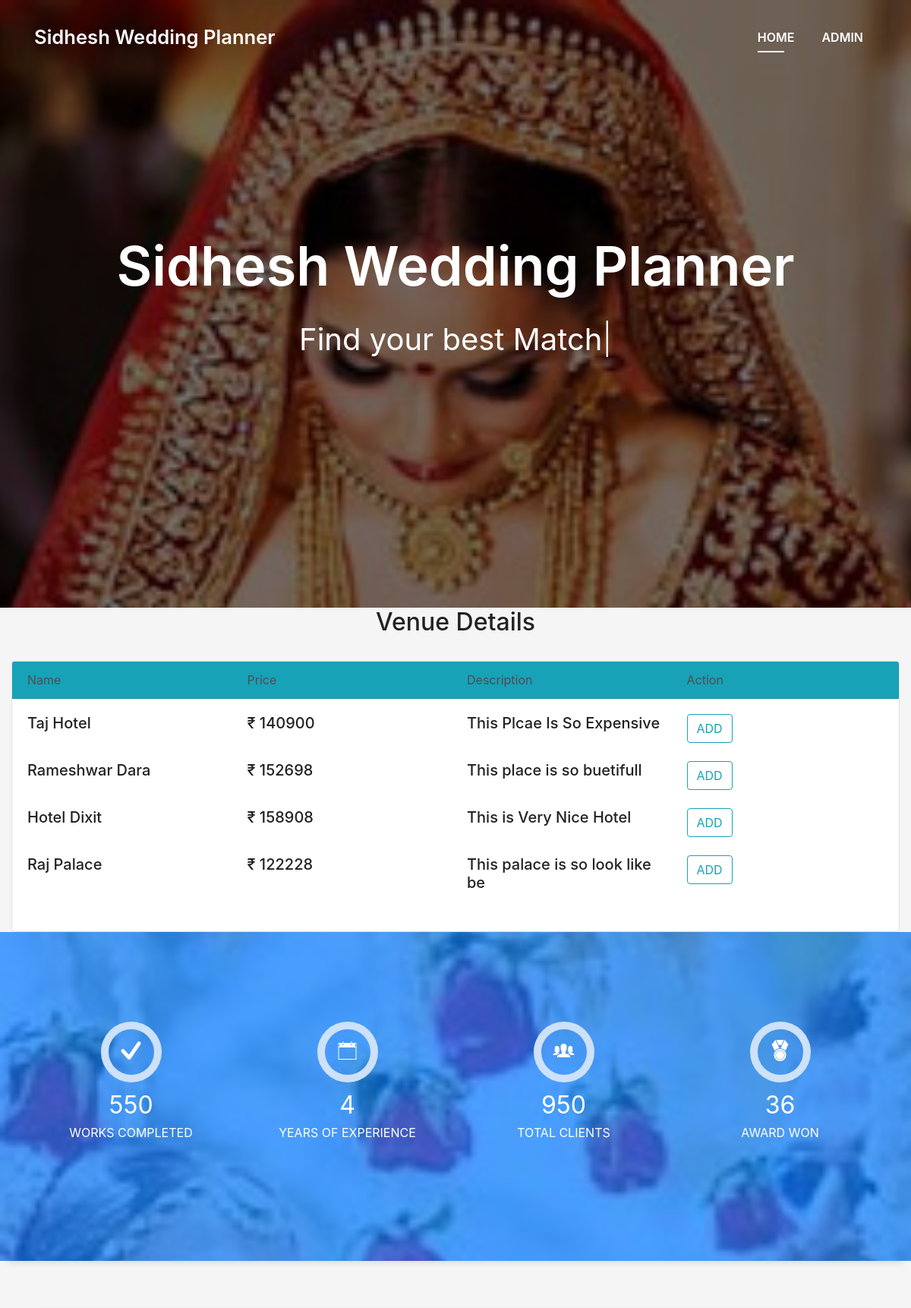
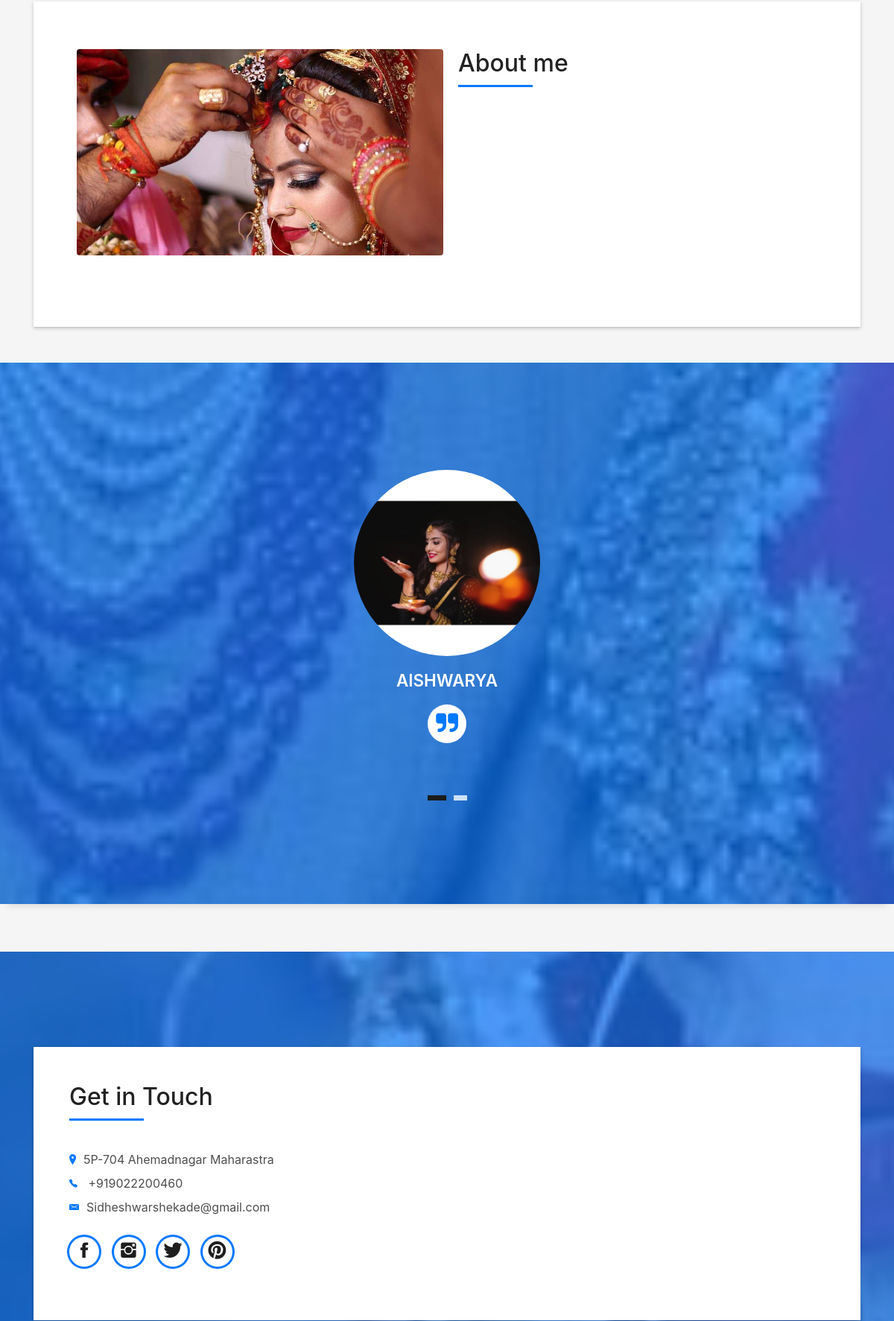
The app's page /venue.php (signed in, upper part) with its own data (2 pictures, top to bottom).
### tables this page shows
CREATE TABLE `venue` (
  `vid` int(11) NOT NULL,
  `name` varchar(30) NOT NULL,
  `price` varchar(30) NOT NULL,
  `descr` varchar(30) NOT NULL
);

### venue.php (the view, shortened to what this page needs)
<?php
  include('action.php');
?>
<!DOCTYPE html>
<html lang="en">
<head>
  <link href="lib/bootstrap/css/bootstrap.min.css" rel="stylesheet">
  <link href="lib/font-awesome/css/font-awesome.min.css" rel="stylesheet">
  <link href="lib/animate/animate.min.css" rel="stylesheet">
  <link href="lib/ionicons/css/ionicons.min.css" rel="stylesheet">
  <link href="lib/owlcarousel/assets/owl.carousel.min.css" rel="stylesheet">
  <link href="lib/lightbox/css/lightbox.min.css" rel="stylesheet">
  <link href="css/style.css" rel="stylesheet">
</head>
<body id="page-top">
  <nav class="navbar navbar-b navbar-trans navbar-expand-md fixed-top" id="mainNav">
    <div class="container">
      <a class="navbar-brand js-scroll" href="#page-top">Sidhesh Wedding Planner</a>
      <div class="navbar-collapse collapse justify-content-end" id="navbarDefault">
        <ul class="navbar-nav">
          <li class="nav-item">
            <a class="nav-link js-scroll active" href="profile.php">Home</a>
          </li>
           <li class="nav-item">
            <a class="nav-link js-scroll" href="#das"><?php echo $_SESSION['uname']; ?></a>
          </li>
        </ul>
      </div>
    </div>
  </nav>
  <div id="home" class="intro route bg-image" style="background-image: url(img/wed3.jpg)">
    <div class="overlay-itro"></div>
    <div class="intro-content display-table">
      <div class="table-cell">
        <div class="container">
          <h1 class="intro-title mb-4">Sidhesh Wedding Planner</h1>
          <p class="intro-subtitle"><span class="text-slider-items">Find your best Match,Make Your Wedding Memorable,Hire Us. Rest on Us</span><strong class="text-slider"></strong></p>
        </div>
      </div>
    </div>
  </div>
<div id="#das">
 <h2 class="text-center">Venue Details</h2>
  <br>
   <div class="container-fluid">
     <div class="card">
       <div class="card-header bg-info">
         <div class="row">
           <div class="col-md-3">Name</div>
           <div class="col-md-3">Price</div>
           <div class="col-md-3">Description</div>
           <div class="col-md-3">Action</div>
         </div>
       </div>
        <div class="card-body">
         <?php
            if (isset($_SESSION['uname'])) {
              $sql="SELECT * FROM venue";
              $run=mysqli_query($con,$sql);
              while ($row=mysqli_fetch_array($run)) {
                $name=$row['name'];
                $vid=$row['vid'];
                $price=$row['price'];
                $desc=$row['descr'];
                  echo " <div class='row'>
                        <div class='col-md-3'><h5>$name</h5></div>
                        <div class='col-md-3'><h5> ₹ $price</h5></div>
                        <div class='col-md-3'><h5>$desc</h5></div>
                        <div class='col-md-3'><a href='' class='btn btn-outline-info add1' rid='$vid'>ADD</a></div>
                       </div><br>";
              }
            }
          ?>
       </div>
     </div>
   </div>
</div>
  <div class="section-counter paralax-mf bg-image" style="background-image: url(img/wed.jpg)">
    <div class="overlay-mf"></div>
    <div class="container">
      <div class="row">
        <div class="col-sm-3 col-lg-3">
          <div class="counter-box counter-box pt-4 pt-md-0">
            <div class="counter-ico">
              <span class="ico-circle"><i class="ion-checkmark-round"></i></span>
            </div>
            <div class="counter-num">
              <p class="counter">550</p>
              <span class="counter-text">WORKS COMPLETED</span>
            </div>
          </div>
        </div>
        <div class="col-sm-3 col-lg-3">
          <div class="counter-box pt-4 pt-md-0">
            <div class="counter-ico">
              <span class="ico-circle"><i class="ion-ios-calendar-outline"></i></span>
            </div>
            <div class="counter-num">
              <p class="counter">4</p>
              <span class="counter-text">YEARS OF EXPERIENCE</span>
            </div>
          </div>
        </div>
        <div class="col-sm-3 col-lg-3">
          <div class="counter-box pt-4 pt-md-0">
            <div class="counter-ico">
              <span class="ico-circle"><i class="ion-ios-people"></i></span>
            </div>
            <div class="counter-num">
              <p class="counter">950</p>
              <span class="counter-text">TOTAL CLIENTS</span>
            </div>
          </div>
        </div>
        <div class="col-sm-3 col-lg-3">
          <div class="counter-box pt-4 pt-md-0">
            <div class="counter-ico">
              <span class="ico-circle"><i class="ion-ribbon-a"></i></span>
            </div>
            <div class="counter-num">
              <p class="counter">36</p>
              <span class="counter-text">AWARD WON</span>
            </div>
          </div>
        </div>
      </div>
    </div>
  </div>
 <section id="about" class="about-mf sect-pt4 route">
    <div class="container">
      <div class="row">
        <div class="col-sm-12">
          <div class="box-shadow-full">
            <div class="row">
              <div class="col-md-6">
                    <div class="about-img">
                      <img src="img/wed2.jpg" class="img-fluid rounded b-shadow-a" alt="">
                    </div>
              </div>
              <div class="col-md-6">
                <div class="about-me pt-4 pt-md-0">
                  <div class="title-box-2">
                    <h5 class="title-left">
                      About me
                    </h5>
                  </div>
                </div>
              </div>
            </div>
          </div>
        </div>
      </div>
    </div>
  </section>
  <div class="testimonials paralax-mf bg-image" style="background-image: url(img/wed1.jpeg)">
    <div class="container">
      <div class="row">
        <div class="col-md-12">
          <div id="testimonial-mf" class="owl-carousel owl-theme">
            <div class="testimonial-box">
              <div class="author-test">
                <img src="img/rajesh.jpeg" alt="" class="rounded-circle b-shadow-a" style="height: 250px; width: 250px;">
                <span class="author">Aishwarya </span>
              </div>
              <div class="content-test">
                <span class="comit"><i class="fa fa-quote-right"></i></span>
              </div>
            </div>
          </div>
        </div>
      </div>
    </div>
  </div>
  <section class="paralax-mf footer-paralax bg-image sect-mt4 route" style="background-image: url(img/wed2.jpg)">
    <div class="container">
      <div class="row">
        <div class="col-sm-12">
          <div class="contact-mf">
            <div id="contact" class="box-shadow-full">
              <div class="row">
                <div class="col-md-6">
                  <div class="title-box-2 pt-4 pt-md-0">
                    <h5 class="title-left">
                      Get in Touch
                    </h5>
                  </div>
                  <div class="more-info">
                    <ul class="list-ico">
                      <li><span class="ion-ios-location"></span>5P-704 Ahemadnagar Maharastra</li>
                      <li><span class="ion-ios-telephone"></span> +919022200460</li>
                      <li><span class="ion-email"></span>Sidheshwarshekade@gmail.com</li>
                    </ul>
                  </div>
                  <div class="socials">
                    <ul>
                      <li><a href=""><span class="ico-circle"><i class="ion-social-facebook"></i></span></a></li>
                      <li><a href=""><span class="ico-circle"><i class="ion-social-instagram"></i></span></a></li>
                      <li><a href=""><span class="ico-circle"><i class="ion-social-twitter"></i></span></a></li>
                      <li><a href=""><span class="ico-circle"><i class="ion-social-pinterest"></i></span></a></li>
                    </ul>
                  </div>
                </div>
              </div>
            </div>
          </div>
        </div>
      </div>
    </div>
  </section>
</body>
</html>

### records on screen
venue: name "Taj Hotel", price "140900", descr "This Plcae Is So Expensive"
venue: name "Rameshwar Dara", price "152698", descr "This place is so buetifull"
venue: name "Hotel Dixit", price "158908", descr "This is Very Nice Hotel"
venue: name "Raj Palace", price "122228", descr "This palace is so look like be"

### other values on screen
$_SESSION['uname'] "ADMIN"
